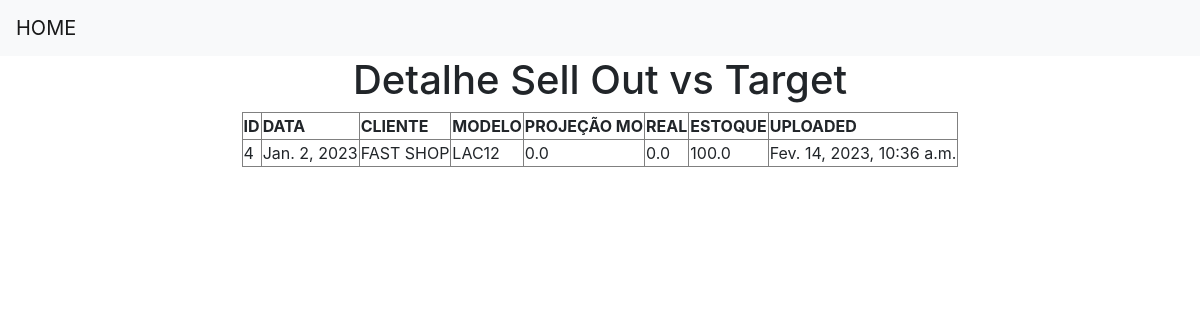
Page /4/ on the committed database.
### app_dados_semanal/models.py (models this page shows)
class Semanal(models.Model):
    data = models.DateField(null= False)
    cliente = models.CharField(max_length = 100, null= False)
    modelo = models.CharField(max_length = 100, null = False)
    projecao_m0 = models.FloatField(null = True, default=0)
    real = models.FloatField(null = True, default=0)
    estoque = models.FloatField(null = True, default=0)
    uploaded = models.DateTimeField(default=timezone.now)

### app_dados_semanal/views.py (the view)
# urls.py: path('<int:id>/', views.detalhe,name='detalhe'),
def detalhe(request,id):
    dados = {
        'dados': Semanal.objects.get(pk=id)
    }
    return render(request,'detalhe.html',dados)

### app_dados_semanal/templates/detalhe.html
{% extends 'base.html' %}
{% block conteudo %}
    <h1><center>Detalhe Sell Out vs Target</center></h1>
    <div class="container">
        <table align="center" border='1'>
            <tr>
                <th>ID </th>
                <th>DATA </th>
                <th>CLIENTE</th>
                <th>MODELO</th>
                <th>PROJEÇÃO MO</th>
                <th>REAL</th>
                <th>ESTOQUE</th>
                <th>UPLOADED </th>
            </tr>
            <tr>
                <td>{{dados.id}}</td>
                <td>{{dados.data}}</td>
                <td>{{dados.cliente}}</td>
                <td>{{dados.modelo}}</td>
                <td>{{dados.projecao_m0}}</td>
                <td>{{dados.real}}</td>
                <td>{{dados.estoque}}</td>
                <td>{{dados.uploaded}}</td>
            </tr>
        </table>
    </div>
{% endblock%}

### rows in the picture
Semanal: id "4", data "Jan. 2, 2023", cliente "FAST SHOP", modelo "LAC12", projecao_m0 "0.0", real "0.0", estoque "100.0", uploaded "Fev. 14, 2023, 10:36 a.m."
